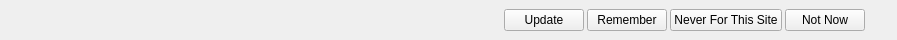
<?xml version="1.0" encoding="UTF-8"?>
<ui version="4.0">
 <class>AutoFillNotification</class>
 <widget class="QWidget" name="AutoFillNotification">
  <property name="geometry">
   <rect>
    <x>0</x>
    <y>0</y>
    <width>897</width>
    <height>40</height>
   </rect>
  </property>
  <property name="sizePolicy">
   <sizepolicy hsizetype="Preferred" vsizetype="Maximum">
    <horstretch>0</horstretch>
    <verstretch>0</verstretch>
   </sizepolicy>
  </property>
  <layout class="QHBoxLayout" name="horizontalLayout_2">
   <property name="spacing">
    <number>3</number>
   </property>
   <property name="leftMargin">
    <number>5</number>
   </property>
   <property name="topMargin">
    <number>4</number>
   </property>
   <property name="rightMargin">
    <number>5</number>
   </property>
   <property name="bottomMargin">
    <number>4</number>
   </property>
   <item>
    <widget class="QLabel" name="icon">
     <property name="sizePolicy">
      <sizepolicy hsizetype="Fixed" vsizetype="Preferred">
       <horstretch>0</horstretch>
       <verstretch>0</verstretch>
      </sizepolicy>
     </property>
     <property name="text">
      <string/>
     </property>
     <property name="pixmap">
      <pixmap resource="../data/icons.qrc">:/icons/other/login.svg</pixmap>
     </property>
    </widget>
   </item>
   <item>
    <widget class="QLabel" name="label">
     <property name="sizePolicy">
      <sizepolicy hsizetype="Expanding" vsizetype="Preferred">
       <horstretch>0</horstretch>
       <verstretch>0</verstretch>
      </sizepolicy>
     </property>
     <property name="text">
      <string/>
     </property>
    </widget>
   </item>
   <item>
    <layout class="QHBoxLayout" name="horizontalLayout">
     <item>
      <widget class="QPushButton" name="update">
       <property name="text">
        <string>Update</string>
       </property>
      </widget>
     </item>
     <item>
      <widget class="QPushButton" name="remember">
       <property name="sizePolicy">
        <sizepolicy hsizetype="Fixed" vsizetype="Fixed">
         <horstretch>0</horstretch>
         <verstretch>0</verstretch>
        </sizepolicy>
       </property>
       <property name="focusPolicy">
        <enum>Qt::NoFocus</enum>
       </property>
       <property name="text">
        <string>Remember</string>
       </property>
      </widget>
     </item>
     <item>
      <widget class="QPushButton" name="never">
       <property name="sizePolicy">
        <sizepolicy hsizetype="Fixed" vsizetype="Fixed">
         <horstretch>0</horstretch>
         <verstretch>0</verstretch>
        </sizepolicy>
       </property>
       <property name="focusPolicy">
        <enum>Qt::NoFocus</enum>
       </property>
       <property name="text">
        <string>Never For This Site</string>
       </property>
      </widget>
     </item>
     <item>
      <widget class="QPushButton" name="notnow">
       <property name="sizePolicy">
        <sizepolicy hsizetype="Fixed" vsizetype="Fixed">
         <horstretch>0</horstretch>
         <verstretch>0</verstretch>
        </sizepolicy>
       </property>
       <property name="focusPolicy">
        <enum>Qt::NoFocus</enum>
       </property>
       <property name="text">
        <string>Not Now</string>
       </property>
      </widget>
     </item>
    </layout>
   </item>
   <item>
    <widget class="MacToolButton" name="closeButton">
     <property name="text">
      <string/>
     </property>
     <property name="autoRaise">
      <bool>true</bool>
     </property>
    </widget>
   </item>
  </layout>
 </widget>
 <customwidgets>
  <customwidget>
   <class>MacToolButton</class>
   <extends>QToolButton</extends>
   <header>mactoolbutton.h</header>
  </customwidget>
 </customwidgets>
 <resources>
  <include location="../data/icons.qrc"/>
 </resources>
 <connections/>
</ui>
